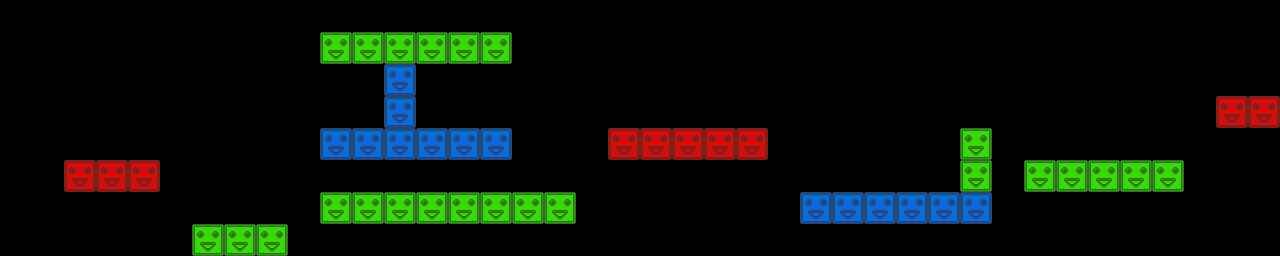

A 2D game scene composited from a Tiled map and its tileset images. What follows is a short description and the map's XML, with each tile layer's data collapsed to a summary:
An orthogonal 40x8 tile map with 32x32 px tiles, 3 tile layers (red, green, blue) and 10 objects.

<map version="1.0" orientation="orthogonal" renderorder="right-down" width="40" height="8" tilewidth="32" tileheight="32">
 <tileset firstgid="1" name="blocks" tilewidth="32" tileheight="32">
  <image source="blocks.png" width="96" height="32" />
 </tileset>
 <layer name="red" width="40" height="8">
  <data>[320 cells, 10 non-empty, 1 distinct tile ids]</data>
 </layer>
 <layer name="green" width="40" height="8">
  <data>[320 cells, 24 non-empty, 1 distinct tile ids]</data>
 </layer>
 <layer name="blue" width="40" height="8">
  <data>[320 cells, 14 non-empty, 1 distinct tile ids]</data>
 </layer>
 <objectgroup name="crystals">
  <object x="106" y="133">
   <ellipse />
  </object>
  <object x="243" y="209">
   <ellipse />
  </object>
  <object x="433" y="176">
   <ellipse />
  </object>
  <object x="697" y="99">
   <ellipse />
  </object>
  <object x="904" y="164">
   <ellipse />
  </object>
  <object x="1112" y="142">
   <ellipse />
  </object>
  <object x="1265" y="77">
   <ellipse />
  </object>
 </objectgroup>
 <objectgroup name="spikes">
  <object x="558" y="142">
   <ellipse />
  </object>
  <object x="849" y="125">
   <ellipse />
  </object>
  <object x="1052" y="113">
   <ellipse />
  </object>
 </objectgroup>
</map>
